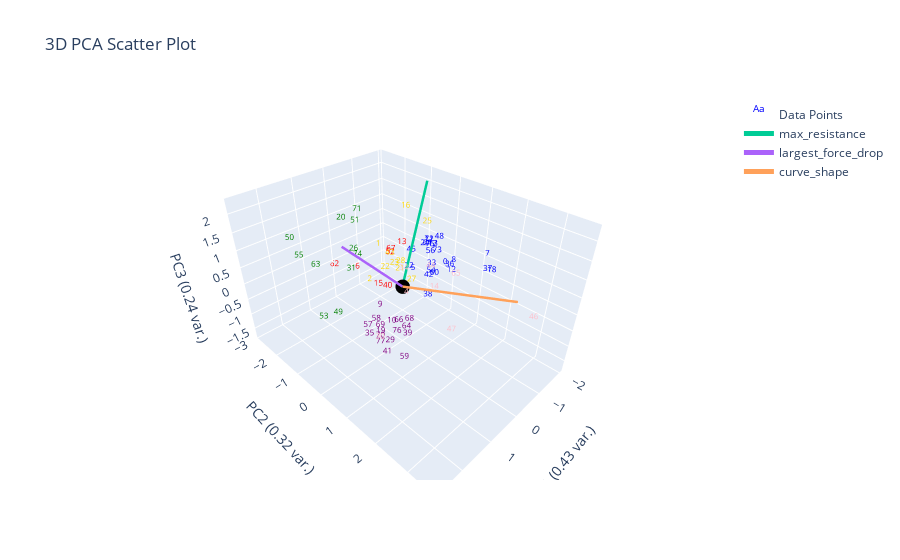

The notebook cell saved with this chart:
### Markdown cell above
# Optimum Feature #3:

### Code cell
kmeans_elbow = 6
optimum_features_1 = clustering_features_df[["max_resistance", "largest_force_drop", "curve_shape"]]
print(optimum_features_1.corr())
kmeans = KMeans(n_clusters=kmeans_elbow, init="k-means++", n_init=100).fit(optimum_features_1)
plotting.plot_clusters_seperately(kmeans.labels_, optimum_features_1.index.tolist(), depth_resist_curve_df_list, data_features_df, "kmeans")
plotting.plot_pca(optimum_features_1, y_labels=kmeans.labels_, num_pc=3, graph_title="kmeans")

### Figure 1 — Plotly figure (JSON) as saved in the notebook; plotly's stock layout.template omitted (floating-point values rounded to 4 significant figures)
{"data": [{"mode": "text", "name": "Data Points", "text": ["0", "1", "2", "3", "4", "5", "6", "7", "8", "9", "10", "11", "12", "13", "14", "15", "16", "17", "18", "19", "20", "21", "22", "23", "24", "25", "26", "27", "28", "29", "30", "31", "32", "33", "34", "35", "36", "37", "38", "39", "40", "41", "42", "43", "44", "45", "46", "47", "48", "49", "50", "51", "52", "53", "54", "55", "56", "57", "58", "59", "60", "61", "62", "63", "64", "65", "66", "67", "68", "69", "70", "71", "72", "73", "74", "75", "76", "77"], "textfont": {"color": ["blue", "gold", "gold", "blue", "pink", "blue", "red", "blue", "blue", "purple", "purple", "blue", "blue", "red", "pink", "red", "gold", "blue", "blue", "purple", "green", "gold", "gold", "gold", "blue", "gold", "green", "gold", "gold", "purple", "pink", "green", "blue", "blue", "pink", "purple", "blue", "blue", "blue", "purple", "red", "purple", "blue", "gold", "pink", "blue", "pink", "pink", "blue", "green", "green", "green", "red", "green", "blue", "green", "blue", "purple", "purple", "purple", "blue", "blue", "red", "green", "purple", "pink", "purple", "red", "purple", "purple", "purple", "green", "blue", "blue", "green", "blue", "purple", "purple"], "size": 8}, "type": "scatter3d", "x": [-1.299, 0.1219, 0.5055, -1.492, 0.8067, -0.832, -0.1571, -1.881, -1.424, 0.5077, 0.2682, -1.48, -1.245, -1.136, 0.6842, -0.1482, -0.4533, -1.461, -1.668, 0.7694, 0.778, -0.1825, 0.2081, -0.1746, -1.386, -0.7766, 1.386, 0.2415, 0.04099, 0.8995, 2.432, 1.19, -0.8179, -1.125, 0.7879, 1.663, -1.311, -1.642, -0.5832, 0.9743, -0.2298, 0.98, -0.9046, 0.2049, 0.2942, -1.116, -0.3582, 0.1708, -1.653, 2.688, 1.927, 1.561, -0.8209, 2.19, -1.005, 2.011, -1.314, 0.865, 0.621, 1.126, -1.002, -1.408, 0.1179, 1.996, 0.5118, -0.1397, 0.8739, -0.8867, 0.462, 0.6751, 0.9451, 0.7441, -1.497, -1.402, 0.8891, -1.422, 0.523, 1.196], "y": [0.3397, -0.7834, -0.7205, -0.2006, 0.9353, -0.4176, -2.039, 1.261, 0.526, -0.3399, -0.1418, -0.4539, 0.6162, -1.154, 1.679, -1.118, -0.3332, -0.2697, 1.599, -0.04355, -1.385, -0.2994, -0.4254, -0.48, -0.4942, 0.1012, -0.1806, 0.557, -0.02223, 0.4492, 1.811, -0.6082, -0.5569, 0.002175, 0.8365, 0.5566, 0.4845, 1.478, 0.3841, 1.15, -0.8325, 0.3869, 0.1026, -0.2477, 1.205, -0.7742, 3.575, 1.835, -0.2149, 0.8332, -2.005, 0.1332, -1.321, -0.5027, 0.1069, -1.541, -0.221, -0.4612, -0.3879, 1.195, 0.2246, -0.4442, -2.807, -0.8698, 0.6644, 1.606, 0.7486, -1.363, 0.7149, -0.1669, 0.1256, -0.8014, -0.4476, -0.05091, -0.6767, -0.3432, 0.3152, 0.405], "z": [0.004962, 0.7039, -0.1874, 0.2718, 0.4182, -0.3257, -0.7224, 0.42, 0.09601, -0.8316, -1.42, 0.2996, -0.0898, 0.07763, 0.8944, -0.872, 1.746, 0.2527, 0.1646, -1.419, 1.483, 0.02474, 0.1999, 0.1247, 0.2159, 1.351, 1.365, 0.3085, 0.4838, -1.35, 0.634, 0.5264, -0.3178, -0.11, 1.035, -0.5596, -0.006354, 0.1582, -0.6865, -0.618, -0.8379, -1.735, -0.3361, 0.701, 1.036, 0.0002388, 0.5324, -0.5651, 0.4283, 0.8395, 1.118, 2.263, -0.1979, -0.3502, -0.2408, 0.8539, 0.1046, -1.402, -1.283, -1.26, -0.2617, 0.229, -0.8675, 0.8918, -0.9802, 0.8047, -0.5024, -0.1285, -0.7241, -1.341, -1.358, 1.91, 0.3149, 0.1634, 0.7754, 0.227, -1.343, -1.223]}, {"marker": {"color": "black", "size": 5}, "mode": "markers", "name": "Origin", "showlegend": false, "type": "scatter3d", "x": [0], "y": [0], "z": [0]}, {"line": {"width": 5}, "mode": "lines+text", "name": "max_resistance", "textposition": "top center", "type": "scatter3d", "x": [0, -1.963], "y": [0, -1.011], "z": [0, 2.031]}, {"line": {"width": 5}, "mode": "lines+text", "name": "largest_force_drop", "textposition": "top center", "type": "scatter3d", "x": [0, 2.06], "y": [0, 0.3304], "z": [0, 2.155]}, {"line": {"width": 5}, "mode": "lines+text", "name": "curve_shape", "textposition": "top center", "type": "scatter3d", "x": [0, -0.9498], "y": [0, 2.805], "z": [0, 0.4779]}], "layout": {"autosize": true, "scene": {"xaxis": {"title": {"text": "PC1 (0.43 var.)"}}, "yaxis": {"title": {"text": "PC2 (0.32 var.)"}}, "zaxis": {"title": {"text": "PC3 (0.24 var.)"}}}, "title": {"text": "3D PCA Scatter Plot"}}}
